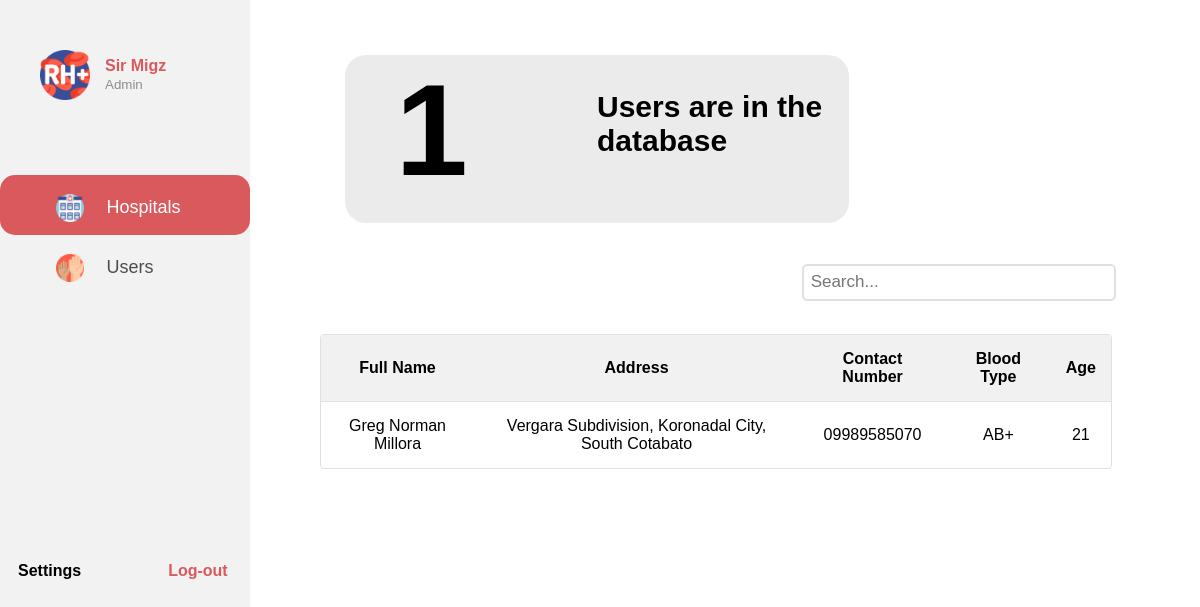
Before: /admin-dashboard-users.php (signed in) with the older database file.
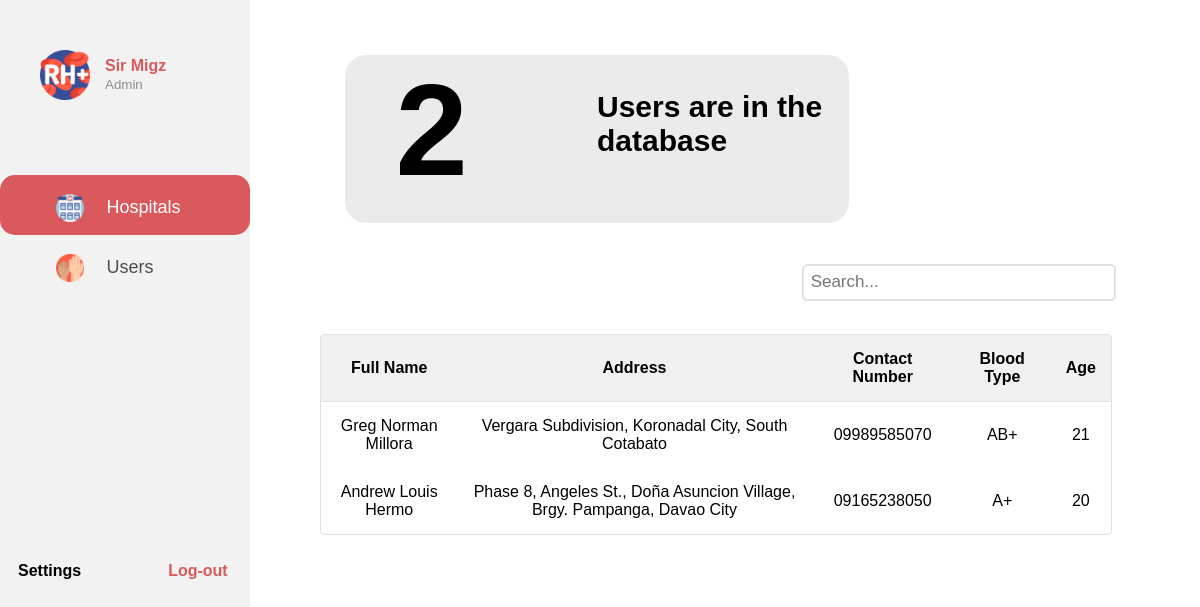
After: the same page with the newer database file.
### tables this page shows
CREATE TABLE `user` (
  `User_ID` int(11) NOT NULL,
  `User_Name` varchar(30) NOT NULL,
  `User_Age` int(2) NOT NULL,
  `User_Address` text NOT NULL,
  `User_Contact_Number` varchar(11) NOT NULL,
  `User_Blood_Type` set('A+','A-','B+','B-','AB+','AB-','O+','O-') NOT NULL,
  `User_Password` varchar(16) NOT NULL,
  `User_Email_Address` varchar(35) NOT NULL,
  `User_Sex` set('Male','Female') NOT NULL
);

### admin-dashboard-users.php (the view, shortened to what this page needs)
<?php
  if(isset($_SESSION['Admin_Name']) && isset($_SESSION['Admin_ID'])){
?>
<!DOCTYPE html>
<html>
<head>
</head>
<body>
  <div class="sidenav">
    <div class="float-container">
        <div class="float-child">
           <div class="icon"><img src="icons/Hospital-Dashboard-Menu/rh-.png"></div>
        </div>
        <div class="float-child">
          <div class="prof-text">
            <p><b><?php echo $_SESSION['Admin_Name']?></b></p>
            <small>Admin</small>
          </div>
        </div>
    </div>
    <div class="menu">
      <div class="dashboard">
        <a href="admin-dashboard-hospital.php" id="first-sidebar" class="a"><img src="icons/menu/medical-center.png">Hospitals</a>
      </div>
      <div class="request">
        <a href="#" class="a"><img src="icons/menu/volunteer.png">Users</a>
      </div>
      <div class="sidebar-bottom">
        <table>
          <th><a href="#">Settings</a></th>
          <th><a href="logout.php" id="log-out">Log-out</a></th>
        </table>
      </div>
    </div>
  </div>
  <div class="header">
    <table>
      <tr>
        <td>
          <div class="totalusers row">
            <div class="column">
            <?php
                $conn = mysqli_connect("localhost","root","","blood_donation_sys");
                $sql = "SELECT * FROM user";
                if ($result=mysqli_query($conn,$sql)) {
                     $rowcount=mysqli_num_rows($result);
                    echo "<b><h2 id='total-user-number'>".$rowcount."</h2></b>";
                }
            ?>
            </div>
            <div class="column" style="margin-top: 35px">
              <b><p id="text-right" style ="font-size: 30px">Users are in the database</p></b>
            </div>
          </div>
        </td>
      </tr>
    </table>
  </div>
  <div class="table-header">
    <table>
      <th><h2> Hospitals</h2></th>
      <th id="search-box"><input type="text" placeholder="Search..."></th>
    </table>
  </div>
  <div class="content">
    <table class="table-content" style="width: 90%">
      <tr>
        <th>Full Name</th>
        <th>Address</th>
        <th>Contact Number</th>
        <th>Blood Type</th>
        <th>Age</th>
      </tr>
        <?php
        $conn = mysqli_connect("localhost","root","","blood_donation_sys");
        $sql = "SELECT User_Name,
        User_Address, User_Contact_Number,User_Blood_Type,User_Age FROM user";
        $result = $conn->query($sql);
        if($result->num_rows>0){
          while($row=$result->fetch_assoc()){
            echo "<tr><td>".$row["User_Name"]."</td><td>".$row["User_Address"]."</td><td>".$row["User_Contact_Number"]."</td><td>".$row["User_Blood_Type"]."</td><td>".$row["User_Age"]."</td></tr>";
          }
          echo"</table>";
        }
        else{
          echo "0 result";
        }
        ?>
  </div>
</body>
</html>
<?php
}else{
    send_alert_error("Session Invalid");
}
?>

Changed rows visible on the page:
added user: User_Name "Andrew Louis Hermo", User_Address "Phase 8, Angeles St., Doña Asuncion Village, Brgy. Pampanga, Davao City", User_Contact_Number "09165238050", User_Blood_Type "A+", User_Age "20"
Other visible differences:
$rowcount: "1" → "2"
